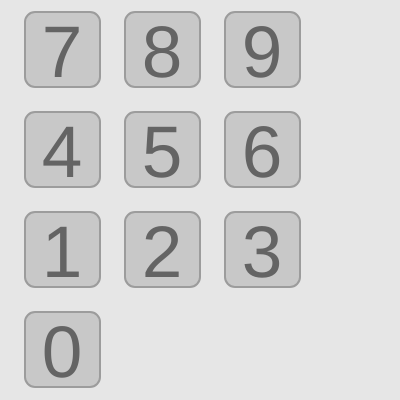
Frame 1 (no input)
Frame 60 (no input): identical to frame 1, image omitted
Frame 120 (the mouse pressed at the canvas centre since frame 60): identical to frame 1, image omitted

The p5.js sketch that drew this single still picture (run headless with seeded random() and noise() and a simulated clock; from frame 60 on, the mouse is pressed at the canvas centre):

// p5.js sketch
// ── sketch.js
let Tastenfeld = []

function setup() {
  createCanvas(400, 400); 
  inPut();
   
}



function draw() {
  background(230);
  for(let i = 0; i<Tastenfeld.length;i++){
  Tastenfeld[i].update();
  Tastenfeld[i].show();
  Tastenfeld[i].clicked();
  }  
}




// ── Tastenfeld.js

let overBox = false;
let locked = false;
let xOffset = 0.0;
let yOffset = 0.0;
let t;
let x;
let y;
let s;
let f;

class Button{
  
  constructor(t, x, y, s, f){
    this.t = t;   
    this.x = x;
    this.y = y;
    this.s = s;
    this.f = f;
  
  }
  update(){
  if (
    mouseX > this.x && 
    mouseX < this.x + this.s &&
    mouseY > this.y &&
    mouseY < this.y + this.s
  ) {
    overBox = true;
    if (!locked) {
    stroke(250);
    fill(220);
    textSize(75) 

    }
  } else {
    overBox = false;
  }
    if (locked|!overBox) {
    stroke(156);
    fill(200)
    textSize(73)  

  } 
 
  this.clicked = function(){
 if (overBox&&locked){
  console.log(eval(this.f))
   locked = false
 
 }
} 
    
  }
  show(){
  strokeWeight(2);
  rect(this.x, this.y, this.s, this.s,10);
  noStroke();
         
  fill(100)
  textAlign(CENTER) 
  text(this.t,this.x+37,this.y+65)
  }

}

   function mousePressed() {
 
     
    // console.log(eval(Tastenfeld[0].f))
     
  locked = true
}
function mouseReleased() {
  locked = false;
}


// ── input.js
function inPut(){
  x = 25
  y = 312
  s = 75
  Tastenfeld.push(new Button("0", x, y, s, "Zero()"));  
  Tastenfeld.push(new Button("1", x, y-100, s, "one()"))
  Tastenfeld.push(new Button("2", x+100, y-100, s, "two()"))
  Tastenfeld.push(new Button("3", x+200, y-100, s))
  Tastenfeld.push(new Button("4", x, y-200, s))
  Tastenfeld.push(new Button("5", x+100, y-200, s))
  Tastenfeld.push(new Button("6", x+200, y-200, s)) 
  Tastenfeld.push(new Button("7", x, y-300, s))
  Tastenfeld.push(new Button("8", x+100, y-300, s))
  Tastenfeld.push(new Button("9", x+200, y-300, s)) 
  
}

function Zero(){
  console.log("you pressed Sero")
}
function one(){
  console.log("you pressed one")
}
function two(){
  console.log("you pressed two")
}
